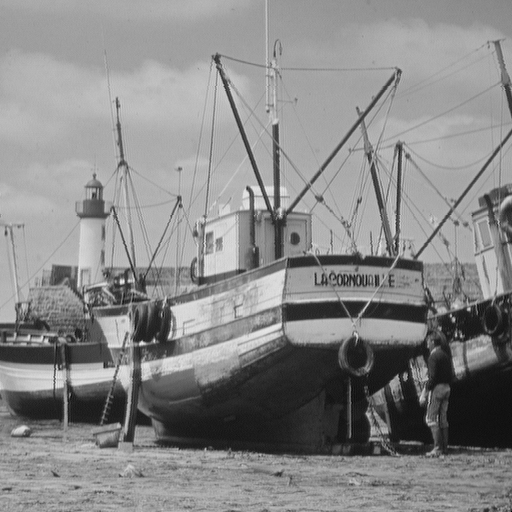
#> input picture notebooks/images/boat.tif, 512 x 512 px
$ jupyter execute 'Aula 04 - Transformações de intensidade I (Part 1).ipynb'
#> lines starting #> are read from the running program, lines starting #| are printed output that depends on the picture; long printed decimals are rounded
SIN-392 - Introdução ao Processamento Digital de Imagens (2023-1)

# Aula 04 - Transformações de intensidade I (Part 1)

Prof. João Fernando Mari ([*joaofmari.github.io*](https://joaofmari.github.io/))

---

## Importando as bibliotecas
---

[cell 1]
import numpy as np
from skimage import util, color

import matplotlib
import matplotlib.pyplot as plt
from mpl_toolkits.axes_grid1 import make_axes_locatable

### %matplotlib notebook

## Histograma
----
- Histograma de uma imagem digital com níveis de cinza no intervalo $[0, L - 1]$ é uma função discreta:

<font size="5">
$$h(r_k) = n_k$$
</font>

* $r_k$ : $k$-ésimo valor de intensidade
* $n_k$ : número de pixels com o valor $r_k$ na imagem

### Histograma de uma imagem simples

* Gerando uma imagem RGB simples com 8 linha e 8 colunas (64 pixels) e resolução de intensidade de 3 bits para cada canal (valores entre 0 e 7). A imagem foi preenchida com valores aleatórios.

[cell 2]
# Gera uma imagem com 8 x 8 pixels e 8 níveis de intensidade
img_simple_rgb = np.random.randint(0, 8, size=(8, 8, 3), dtype=np.uint8)

# Imprime informações sobre a imagem
print(img_simple_rgb.shape, img_simple_rgb.dtype, img_simple_rgb.min(), img_simple_rgb.max())

[cell 3]
# Plotando a imagem
plt.figure()
plt.imshow(img_simple_rgb / 7) # Converte para [0, ..., 1] para vizualização
plt.show()
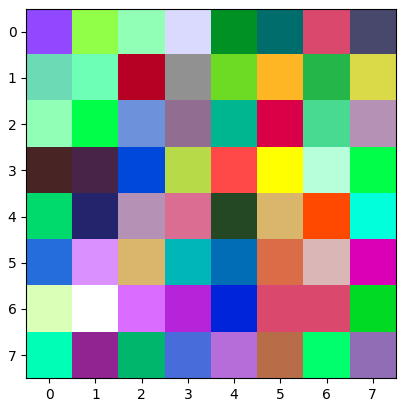
#> figure drawn by matplotlib, 1 panel

### Calculando o histograma da imagem

[cell 4]
# Calcula o histograma da imagem usando o NumPy
hist_simple_r, bins = np.histogram(img_simple_rgb[:,:,0], bins=8, range=(0, 7))
hist_simple_g, bins = np.histogram(img_simple_rgb[:,:,1], bins=8, range=(0, 7))
hist_simple_b, bins = np.histogram(img_simple_rgb[:,:,2], bins=8, range=(0, 7))

# Imprime os valores do histograma
print(hist_simple_r)
print(bins)

### Calculando o histograma normalizado da imagem

[cell 5]
# Calcula o histograma normalizado da imagem usando o NumPy
hist_simple_r_norm = hist_simple_r / (img_simple_rgb.shape[0] * img_simple_rgb.shape[1])
hist_simple_g_norm = hist_simple_g / (img_simple_rgb.shape[0] * img_simple_rgb.shape[1])
hist_simple_b_norm = hist_simple_b / (img_simple_rgb.shape[0] * img_simple_rgb.shape[1])

# Imprime os valores do histograma
print(hist_simple_r_norm)
print(hist_simple_r_norm.sum())
print(bins)

### Plotando os histogramas de cada canal de cor da imagem

[cell 6]
fig, ((ax1, ax5, ax6), (ax2, ax3, ax4)) = plt.subplots(2,3, figsize=(9, 5))

# Plota o canal RED da imagem
im_0 = ax1.imshow(img_simple_rgb[:,:,0], cmap='Reds', vmin=0, vmax=7)
# Plota a barra de cores
divider = make_axes_locatable(ax1)
cax = divider.append_axes("right", size="5%", pad=0.05)
fig.colorbar(im_0, cax=cax)

# Plota o canal GREEN da imagem
im_1 = ax5.imshow(img_simple_rgb[:,:,1], cmap='Greens',  vmin=0, vmax=7)
# Plota a barra de cores
divider = make_axes_locatable(ax5)
cax = divider.append_axes("right", size="5%", pad=0.05)
fig.colorbar(im_1, cax=cax)

# Plota o canal BLUE da imagem
im_2 = ax6.imshow(img_simple_rgb[:,:,2], cmap='Blues',  vmin=0, vmax=7)
# Plota a barra de cores
divider = make_axes_locatable(ax6)
cax = divider.append_axes("right", size="5%", pad=0.05)
fig.colorbar(im_2, cax=cax)

# Plota o histograma (gráfico de barras) do canal RED da imagem
ch_0 = ax2.bar(np.arange(0, 8), hist_simple_r)
# *** Configurações do plot ***
ax2.autoscale(enable=True, axis='both', tight=True)
ax2.set_xticks(np.arange(0, 8, 2))
ax2.set_xticks(np.arange(0, 8, 1), minor=True)
ax2.set_yticks(np.arange(0, hist_simple_r.max()+0.01, 2), minor=False)
ax2.set_yticks(np.arange(0, hist_simple_r.max()+0.01, 1), minor=True)
ax2.grid(which='major', alpha=1.0)
ax2.grid(which='minor', alpha=0.5)
ax2.set_ylim(0, hist_simple_r.max()+1)
ax2.set_xlabel('Image intensities', fontsize='medium')
ax2.set_ylabel('Histogram', fontsize='medium')

# Plota o histograma (gráfico de barras) do canal GREEN da imagem
ch_1 = ax3.bar(np.arange(0, 8), hist_simple_g)
# *** Configurações do plot ***
ax3.autoscale(enable=True, axis='both', tight=True)
ax3.set_xticks(np.arange(0, 8, 2))
ax3.set_xticks(np.arange(0, 8, 1), minor=True)
ax3.set_yticks(np.arange(0, hist_simple_g.max()+0.01, 2), minor=False)
ax3.set_yticks(np.arange(0, hist_simple_g.max()+0.01, 2), minor=True)
ax3.grid(which='major', alpha=1.0)
ax3.grid(which='minor', alpha=0.5)
ax3.set_ylim(0, hist_simple_g.max()+1)
ax3.set_xlabel('Image intensities', fontsize='medium')
ax3.set_ylabel('Histogram', fontsize='medium')

# Plota o histograma (gráfico de barras) do canal BLUE da imagem
ch_2 = ax4.bar(np.arange(0, 8), hist_simple_b)
# *** Configurações do plot ***
ax4.autoscale(enable=True, axis='both', tight=True)
ax4.set_xticks(np.arange(0, 8, 2))
ax4.set_xticks(np.arange(0, 8, 1), minor=True)
ax4.set_yticks(np.arange(0, hist_simple_b.max()+0.1, 2), minor=False)
ax4.set_yticks(np.arange(0, hist_simple_b.max()+0.1, 1), minor=True)
ax4.grid(which='major', alpha=1.0)
ax4.grid(which='minor', alpha=0.5)
ax4.set_ylim(0, hist_simple_b.max()+1)
ax4.set_xlabel('Image intensities', fontsize='medium')
ax4.set_ylabel('Histogram', fontsize='medium')

fig.tight_layout()
plt.show()
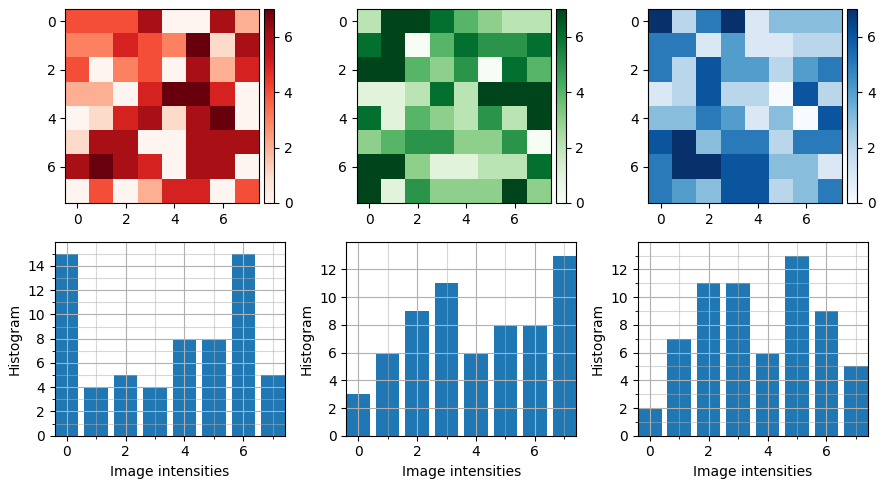
#> figure drawn by matplotlib, 9 panels; panel 5: tallest bar 13 high, from x = 6.6 to 7.4; panel 6: tallest bar 13 high, from x = 4.6 to 5.4

### Histograma de uma imagem real

[cell 7]
# Carrega uma imagem do disco.
img_gray = plt.imread('./images/boat.tif')
#> img_gray is the input picture: shape (512, 512); min 0, max 239, mean 136.1

# Imprime algumas informações sobre a imagem
print(img_gray.shape, img_gray.dtype, img_gray.min(), img_gray.max())
#| (512, 512) uint8 0 239

[cell 8]
# Plotando a imagem
plt.figure()
plt.imshow(img_gray, cmap='gray')
plt.show()

[cell 9]
# Calcula o histograma da imagem usando o NumPy
hist, bins = np.histogram(img_gray, bins=256, range=(0, 256))
#> hist = 256 values, max 5394 at index 171, min 0 at index 1, mean 1024; bins = 257 values from 0 to 256

# Imprime os valores do histograma
### print(hist)
### print(bins)

#### Ploting the histogram

[cell 10]
fig = plt.figure()
### plt.bar(bins[:-1], hist, width=bins[1]-bins[0], ec="black")
plt.fill_between(bins[:-1], hist)

# *** Configurações do plot ***
plt.autoscale(enable=True, axis='both', tight=True)
ax = fig.gca()
ax.set_xticks(np.arange(0, 257, 32))
ax.set_xticks(np.arange(0, 257, 16), minor=True)
ax.set_yticks(np.arange(0, hist.max(), hist.max()//8), minor=False)
ax.set_yticks(np.arange(0, hist.max(), hist.max()//4), minor=True)
### ax.set_aspect('equal')
ax.grid(which='major', alpha=1.0)
ax.grid(which='minor', alpha=0.5)
ax.set_ylim(0, hist.max())
ax.set_xlabel('Intensidades da imagem', fontsize='medium')
ax.set_ylabel('Histograma', fontsize='medium')
plt.show()
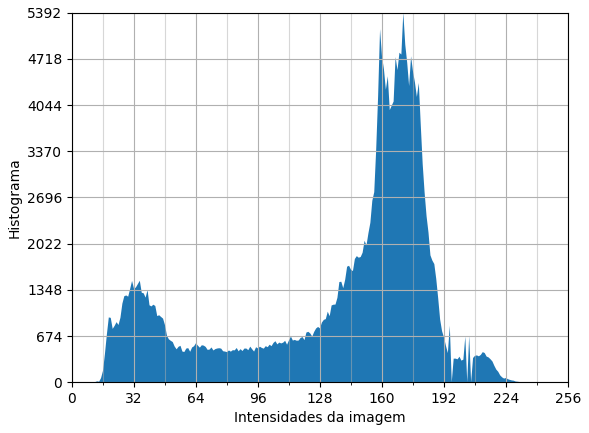
#> figure drawn by matplotlib, 1 panel

#### Normalized histogram

[cell 11]
hist_norm = hist / (img_gray.shape[0] * img_gray.shape[1])
#> hist_norm = 256 values, max 0.0206 at index 171, min 0 at index 1, mean 0.00391

### hist_norm

[cell 12]
fig = plt.figure()
# Using bar charts
### plt.bar(bins[:-1], hist, width=bins[1]-bins[0], ec="black")
# Using filled line plot
plt.fill_between(bins[:-1], hist_norm)

# *** Plot settings ***
plt.autoscale(enable=True, axis='both', tight=True)
ax = fig.gca()
ax.set_xticks(np.arange(0, 257, 32))
ax.set_xticks(np.arange(0, 257, 16), minor=True)
ax.set_yticks(np.arange(0, hist_norm.max()+0.01, hist_norm.max()/8), minor=False)
ax.set_yticks(np.arange(0, hist_norm.max()+0.01, hist_norm.max()/4), minor=True)
ax.grid(which='major', alpha=1.0)
ax.grid(which='minor', alpha=0.5)
ax.set_ylim(0, hist_norm.max())
ax.set_xlabel('Intensidades da imagem', fontsize='medium')
ax.set_ylabel('Histograma', fontsize='medium')
plt.show()
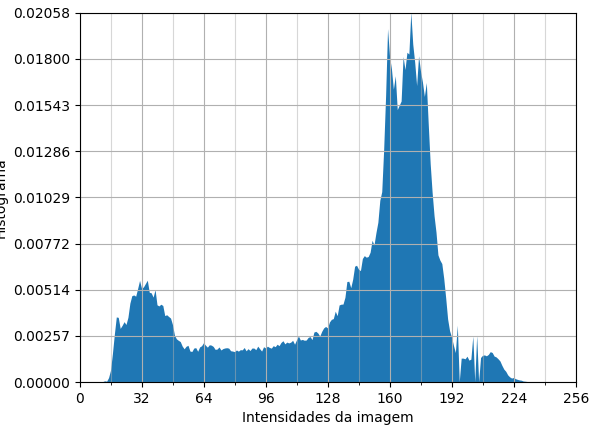
#> figure drawn by matplotlib, 1 panel

## Negativo de uma imagem
----
* Para imagens com tipo de dados inteiro:

<font size="5">
$$s = (L-1) - r$$
</font>

* Para imagens com tipo de dados float:

<font size="5">
$$s = 1.0 - r$$
</font>

[cell 13]
# Arranjo com os valores de intensidade possíveis em uma imagem de 8 bits sem sinal.
# [0, 1, 2, ..., 255]
r = np.linspace(0, 1, 256)

### Plotando a função de transformação

[cell 14]
fig = plt.figure()
plt.plot(r, 1. - r)

# *** Configurações do plot ***
plt.autoscale(enable=True, axis='both', tight=True)
ax = fig.gca()
ax.set_xticks(np.arange(0, 1.1, 0.2))
ax.set_xticks(np.arange(0, 1.1, 0.1), minor=True)
ax.set_yticks(np.arange(0, 1.1, 0.2), minor=False)
ax.set_yticks(np.arange(0, 1.1, 0.1), minor=True)
ax.set_aspect('equal')
ax.grid(which='major', alpha=1.0)
ax.grid(which='minor', alpha=0.5)
ax.set_ylim(0, 1)
ax.set_xlabel('Intensidade de entrada, $r$', fontsize='medium')
ax.set_ylabel('Intensidade de saída, $s$', fontsize='medium')

plt.show()
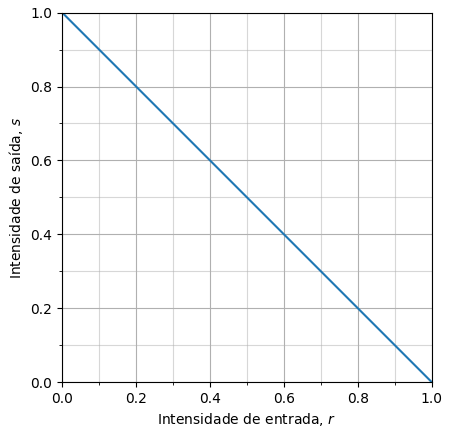
#> figure drawn by matplotlib, 1 panel; curve peaks at x = 0, y = 1

### Aplicando a transformação negativa na imagem

[cell 15]
# Converte a imagem para float com valores no intervalo [0., 1.]
img_gray_float = util.img_as_float(img_gray)

# Aplica a transformação negativa
img_neg = 1. - img_gray_float
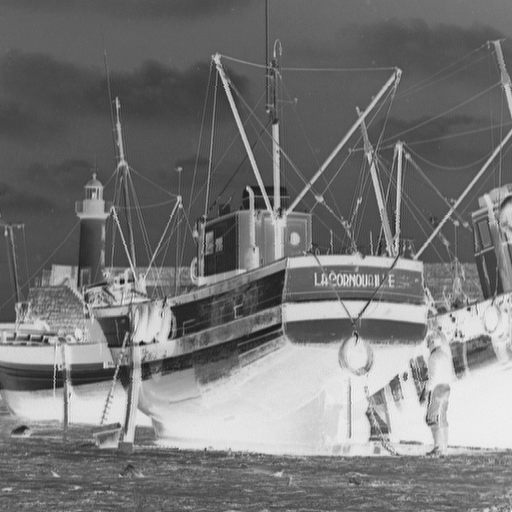
#> img_neg: shape (512, 512) float64; min 0.0627, max 1, mean 0.466

[cell 16]
# Computa o histograma e o histograma normalizado da imagem original
hist, bins = np.histogram(img_gray_float, bins=256, range=(0, 1))
#> bins = 257 values from 0 to 1
hist_norm = hist / (img_gray.shape[0] * img_gray.shape[1])

# Computa o histograma e o histograma normalizado da imagem processada
hist_neg, bins_neg= np.histogram(img_neg, bins=256, range=(0, 1))
#> hist_neg = 256 values, max 5394 at index 84, min 0 at index 0, mean 1024; bins_neg = 257 values from 0 to 1
hist_neg_norm = hist_neg / (img_neg.shape[0] * img_neg.shape[1])
#> hist_neg_norm = 256 values, max 0.0206 at index 84, min 0 at index 0, mean 0.00391

### Plotando as imagens

[cell 17]
fig, ((ax1, ax3), (ax2, ax4)) = plt.subplots(2,2, figsize=(9,6))

im_0 = ax1.imshow(img_gray_float, cmap='gray')
# Barra de cores
divider = make_axes_locatable(ax1)
cax = divider.append_axes("right", size="5%", pad=0.05)
fig.colorbar(im_0, cax=cax)

im_1 = ax2.imshow(img_neg, cmap='gray')
# Barra de cores
divider = make_axes_locatable(ax2)
cax = divider.append_axes("right", size="5%", pad=0.05)
fig.colorbar(im_1, cax=cax)

ch_0 = ax3.fill_between(bins[:-1], hist_norm)
# *** Configurações do plot ***
ax3.autoscale(enable=True, axis='both', tight=True)
ax3.set_xticks(np.arange(0, 1, 0.2))
ax3.set_xticks(np.arange(0, 1, 0.1), minor=True)
ax3.set_yticks(np.arange(0, hist_norm.max()+0.01, hist_norm.max()/8), minor=False)
ax3.set_yticks(np.arange(0, hist_norm.max()+0.01, hist_norm.max()/4), minor=True)
ax3.grid(which='major', alpha=1.0)
ax3.grid(which='minor', alpha=0.5)
ax3.set_ylim(0, hist_norm.max())
ax3.set_xlabel('Intensidades da imagem', fontsize='medium')
ax3.set_ylabel('Histograma', fontsize='medium')

ch_1 = ax4.fill_between(bins[:-1], hist_neg_norm)
# *** Configurações do plot ***
ax4.autoscale(enable=True, axis='both', tight=True)
ax4.set_xticks(np.arange(0, 1, 0.2))
ax4.set_xticks(np.arange(0, 1, 0.1), minor=True)
ax4.set_yticks(np.arange(0, hist_norm.max()+0.01, hist_norm.max()/8), minor=False)
ax4.set_yticks(np.arange(0, hist_norm.max()+0.01, hist_norm.max()/4), minor=True)
ax4.grid(which='major', alpha=1.0)
ax4.grid(which='minor', alpha=0.5)
ax4.set_ylim(0, hist_norm.max())
ax4.set_xlabel('Intensidades da imagem', fontsize='medium')
ax4.set_ylabel('Histograma', fontsize='medium')

plt.tight_layout()
plt.show()
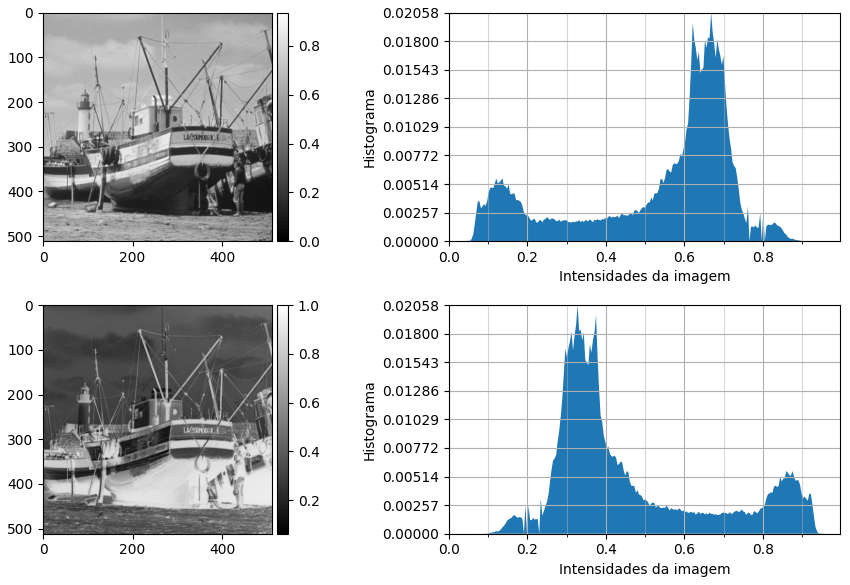
#> figure drawn by matplotlib, 6 panels

## Transformações logarítmicas
----
<font size="5">
$$s = c \times log(1+r)$$
</font>
<br />

* em que $c$ é uma constante, também chamada de $ganho$.

[cell 18]
# Todos os valores possíveis em uma imagem de 8 bits sem sinal. [0, 1, 2, ..., 255]
r = np.linspace(0, 1, 256)

# Lista com alguns valores para o ganho (c)
gain_list = [1., 1.45, 2, 5]

### Plotando as funções de transformação logaritmicas

[cell 19]
fig = plt.figure()
for gain in gain_list:
    plt.plot(r, gain * np.log2(1 + r), label=str('%.2f'%(gain))) # [log, log2, log10]
    ### plt.plot(r, gain * np.log(1 + r), label=str('%.2f'%(gain)))

# *** Configurações do plot ***
plt.autoscale(enable=True, axis='both', tight=True)
ax = fig.gca()
ax.set_xticks(np.arange(0, 1.1, 0.2))
ax.set_xticks(np.arange(0, 1.1, 0.1), minor=True)
ax.set_yticks(np.arange(0, 1.1, 0.2), minor=False)
ax.set_yticks(np.arange(0, 1.1, 0.1), minor=True)
ax.set_aspect('equal')
ax.grid(which='major', alpha=1.0)
ax.grid(which='minor', alpha=0.5)
ax.set_ylim(0, 1)
ax.set_xlabel('Intensidade de entrada, r', fontsize='medium')
ax.set_ylabel('Intensidade de sáida, s', fontsize='medium')
plt.legend(loc="best", fontsize='6')

plt.show()
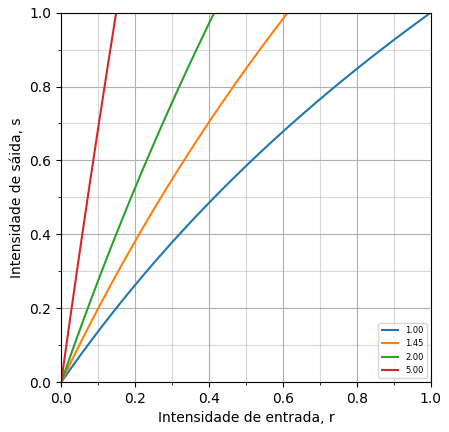
#> figure drawn by matplotlib, 1 panel; curve peaks at x = 1, y = 1; curve peaks at x = 1, y = 1.45; curve peaks at x = 1, y = 2

### EXEMPLO: Transformada de Fourier

[cell 20]
# Carrega uma imagem do disco
img_gray = plt.imread('./images/boat.tif')

# Imprime informações sobre a imagem
print(img_gray.shape, img_gray.dtype, img_gray.min(), img_gray.max())
#| (512, 512) uint8 0 239

#### Plotando as imagens

[cell 21]
plt.figure()
plt.imshow(img_gray, cmap='gray')

plt.show()

[cell 22]
# Calcula a transformada de Fourier da imagem
img_fft = np.fft.fft2(img_gray)
img_fft_sh = np.fft.fftshift(img_fft)

# Computa o espectro de Fourier
img_fft = np.abs(img_fft)
img_fft_sh = np.abs(img_fft_sh)

# Imprime informações sobre a imagem
print(img_fft.shape, img_fft.dtype, img_fft.min(), img_fft.max())
#| (512, 512) float64 2.290 35684826.0
print(img_fft_sh.shape, img_fft_sh.dtype, img_fft_sh.min(), img_fft_sh.max())
#| (512, 512) float64 2.290 35684826.0

#### Plotando as imagens sem transformação logaritmica

[cell 23]
fig, ax = plt.subplots(1, 2, figsize=(9,5))
im_0 = ax[0].imshow(img_fft, cmap='gray')
# Barra de cores
divider = make_axes_locatable(ax[0])
cax = divider.append_axes("right", size="5%", pad=0.05)
fig.colorbar(im_0, cax=cax)

im_1 = ax[1].imshow(img_fft_sh, cmap='gray')
# Barra de cores
divider = make_axes_locatable(ax[1])
cax = divider.append_axes("right", size="5%", pad=0.05)
fig.colorbar(im_1, cax=cax)

plt.tight_layout()
plt.show()
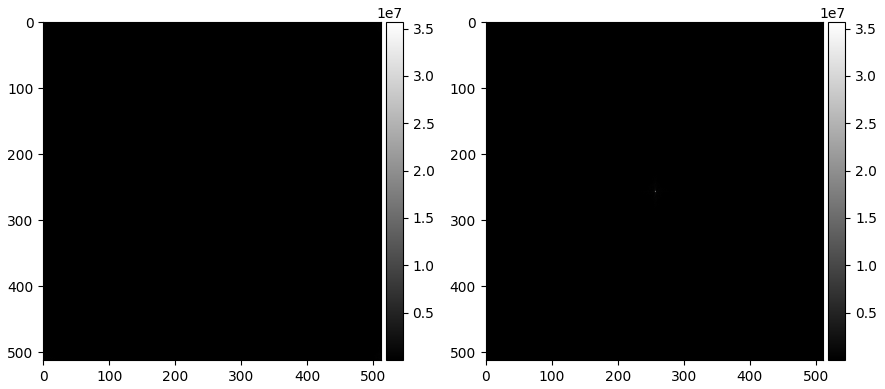
#> figure drawn by matplotlib, 4 panels

#### Plotando as imagens com tranformação logaritmica

[cell 24]
fig, ax = plt.subplots(1, 2, figsize=(9, 5))
im_0 = ax[0].imshow(np.log2(1 + img_fft), cmap='gray')
# Barra de cores
divider = make_axes_locatable(ax[0])
cax = divider.append_axes("right", size="5%", pad=0.05)
fig.colorbar(im_0, cax=cax)

im_1 = ax[1].imshow(np.log2(1 + img_fft_sh), cmap='gray')
# Barra de cores
divider = make_axes_locatable(ax[1])
cax = divider.append_axes("right", size="5%", pad=0.05)
fig.colorbar(im_1, cax=cax)

plt.tight_layout()
plt.show()
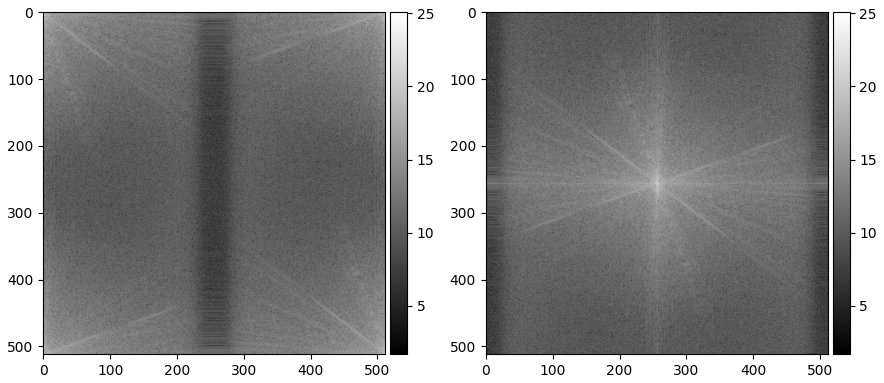
#> figure drawn by matplotlib, 4 panels

## Transfomações de potência (gama)
----

<font size="5">
$$s = c \times r^ \gamma$$
</font>
<br />

* em que $c$ e $\gamma$ são constantes positivas.

[cell 25]
# Valores menores do que 1
gamma_list = list(np.linspace(0.05, 1, 6))

# Valores maiores do que 1
for i in range(5):
    gamma_list.append(gamma_list[-1] * 2)
#> (the rest of the program and of its run is left out)
